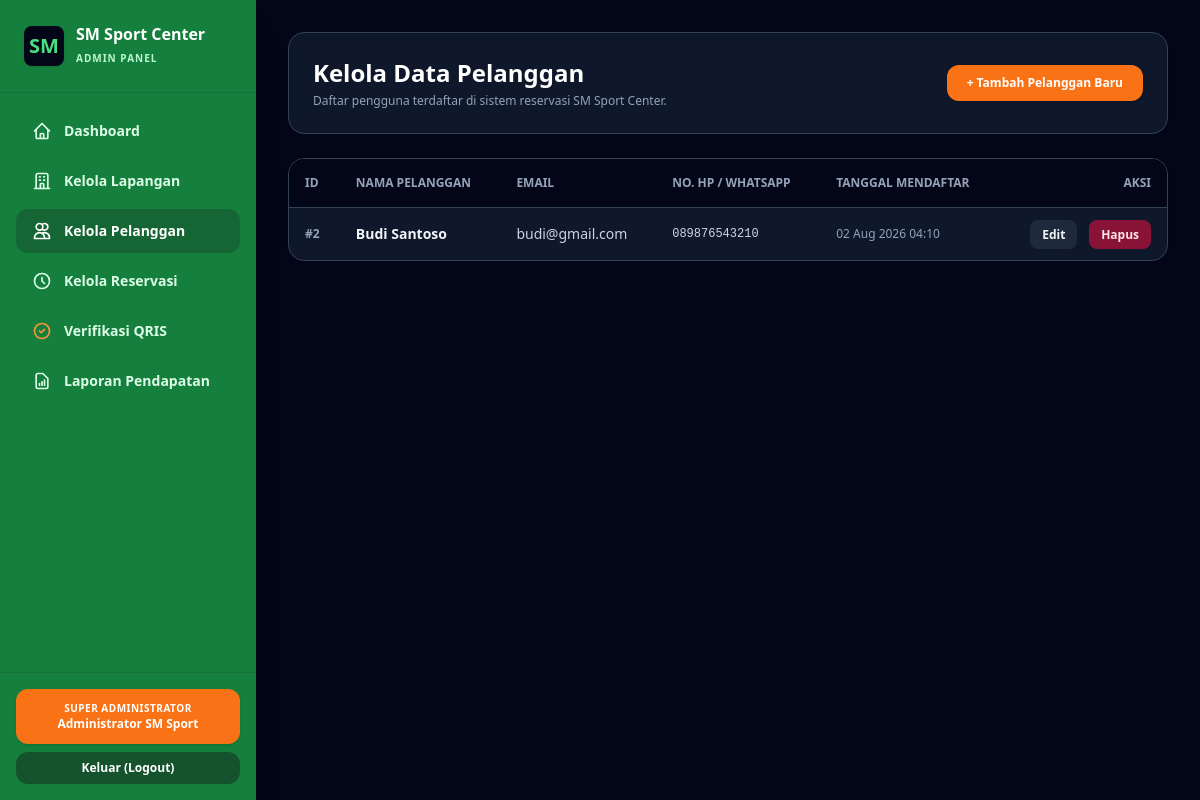
/admin/pelanggan/index.php (signed in), run on the app's committed database.
### tables this page shows
CREATE TABLE IF NOT EXISTS `users` (
  `id` INT AUTO_INCREMENT PRIMARY KEY,
  `nama` VARCHAR(100) NOT NULL,
  `email` VARCHAR(100) NOT NULL UNIQUE,
  `password` VARCHAR(255) NOT NULL,
  `role` ENUM('admin','pelanggan') NOT NULL DEFAULT 'pelanggan',
  `no_hp` VARCHAR(20) DEFAULT NULL,
  `created_at` TIMESTAMP DEFAULT CURRENT_TIMESTAMP
);

### admin/pelanggan/index.php (the view, shortened to what this page needs)
<?php
require_once '../../config/database.php';
$stmt = $pdo->query("SELECT * FROM users WHERE role = 'pelanggan' ORDER BY id DESC");
$pelanggans = $stmt->fetchAll();
?>
<!DOCTYPE html>
<html lang="id">
<head>
    <script src="https://cdn.tailwindcss.com"></script>
</head>
<body class="bg-slate-950 font-sans min-h-screen flex">
    <?php include '../../includes/navbar_admin.php'; ?>
    <main class="flex-1 p-8 space-y-6 overflow-y-auto">
        <div class="bg-slate-900 p-6 rounded-2xl border border-slate-700 shadow-sm flex items-center justify-between">
            <div>
                <h1 class="text-2xl font-black text-white">Kelola Data Pelanggan</h1>
                <p class="text-xs text-slate-400 mt-1">Daftar pengguna terdaftar di sistem reservasi SM Sport Center.</p>
            </div>
            <a href="create.php" class="px-5 py-2.5 bg-orange-500 hover:bg-orange-600 text-white font-bold text-xs rounded-xl shadow transition flex items-center gap-2">
                <span>+ Tambah Pelanggan Baru</span>
            </a>
        </div>
        <div class="bg-slate-900 rounded-2xl border border-slate-700 shadow-sm overflow-hidden">
            <table class="w-full text-left text-sm">
                <thead>
                    <tr class="bg-slate-950 border-b border-slate-700 text-slate-400 text-xs font-bold uppercase">
                        <th class="p-4">ID</th>
                        <th class="p-4">Nama Pelanggan</th>
                        <th class="p-4">Email</th>
                        <th class="p-4">No. HP / WhatsApp</th>
                        <th class="p-4">Tanggal Mendaftar</th>
                        <th class="p-4 text-right">Aksi</th>
                    </tr>
                </thead>
                <tbody class="divide-y divide-slate-100">
                    <?php foreach ($pelanggans as $p): ?>
                        <tr class="hover:bg-slate-800 transition">
                            <td class="p-4 text-xs font-bold text-slate-400">#<?= $p['id'] ?></td>
                            <td class="p-4 font-bold text-slate-100"><?= htmlspecialchars($p['nama']) ?></td>
                            <td class="p-4 text-slate-300 font-medium"><?= htmlspecialchars($p['email']) ?></td>
                            <td class="p-4 text-slate-300 font-mono text-xs"><?= htmlspecialchars($p['no_hp'] ?? '-') ?></td>
                            <td class="p-4 text-xs text-slate-400"><?= date('d M Y H:i', strtotime($p['created_at'])) ?></td>
                            <td class="p-4 text-right space-x-2">
                                <a href="edit.php?id=<?= $p['id'] ?>" class="px-3 py-1.5 bg-slate-800 text-slate-100 hover:bg-slate-700 rounded-lg text-xs font-bold">Edit</a>
                                <a href="delete.php?id=<?= $p['id'] ?>" onclick="return confirm('Yakin ingin menghapus akun pelanggan ini?')" class="px-3 py-1.5 bg-rose-900 text-rose-100 hover:bg-rose-800 rounded-lg text-xs font-bold">Hapus</a>
                            </td>
                        </tr>
                    <?php endforeach; ?>
                </tbody>
            </table>
        </div>
    </main>
</body>
</html>

### data on the page
users: id "2", nama "Budi Santoso", email "budi@gmail.com", no_hp "089876543210", created_at "02 Aug 2026 04:10"

### other printed values
$_SESSION['nama'] "Administrator SM Sport"
